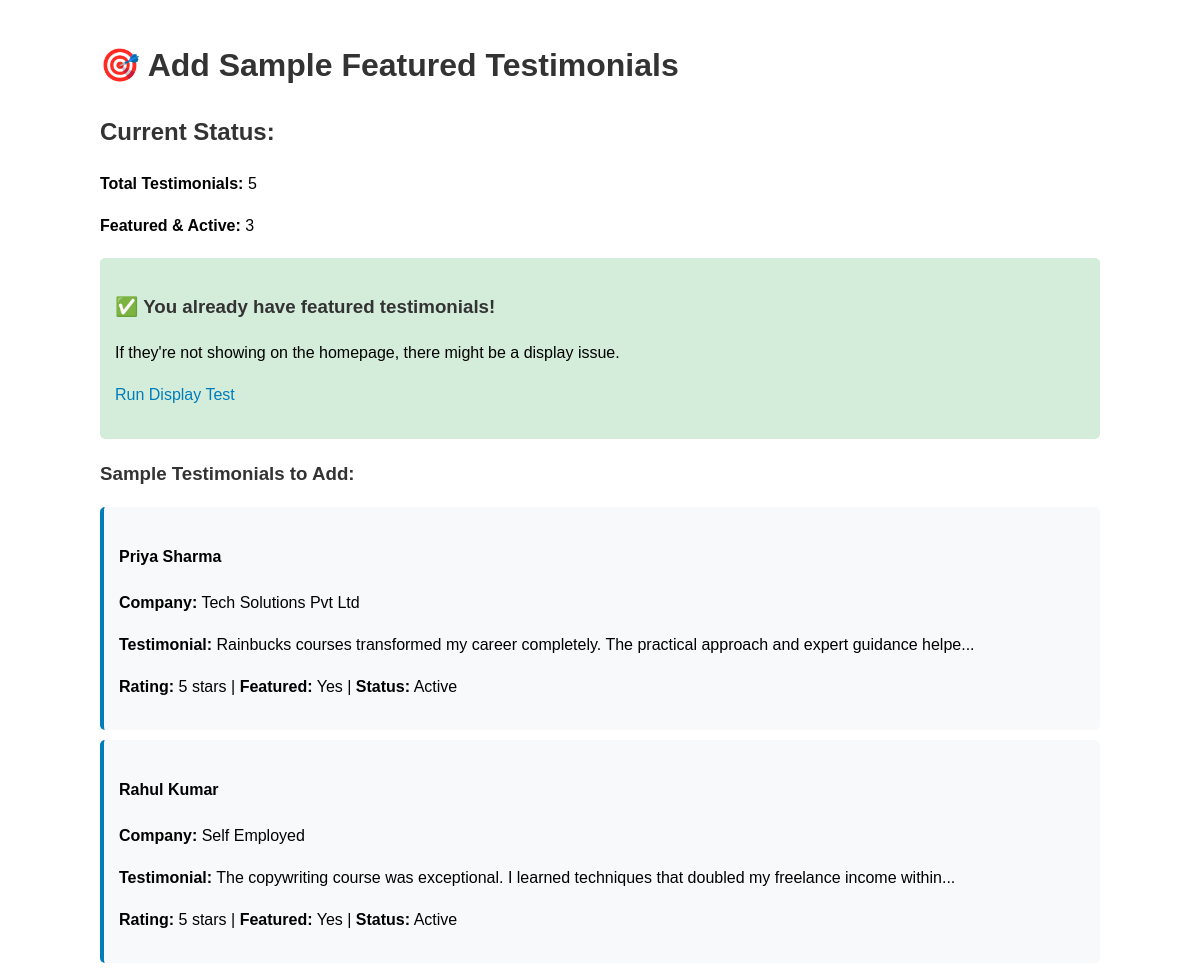
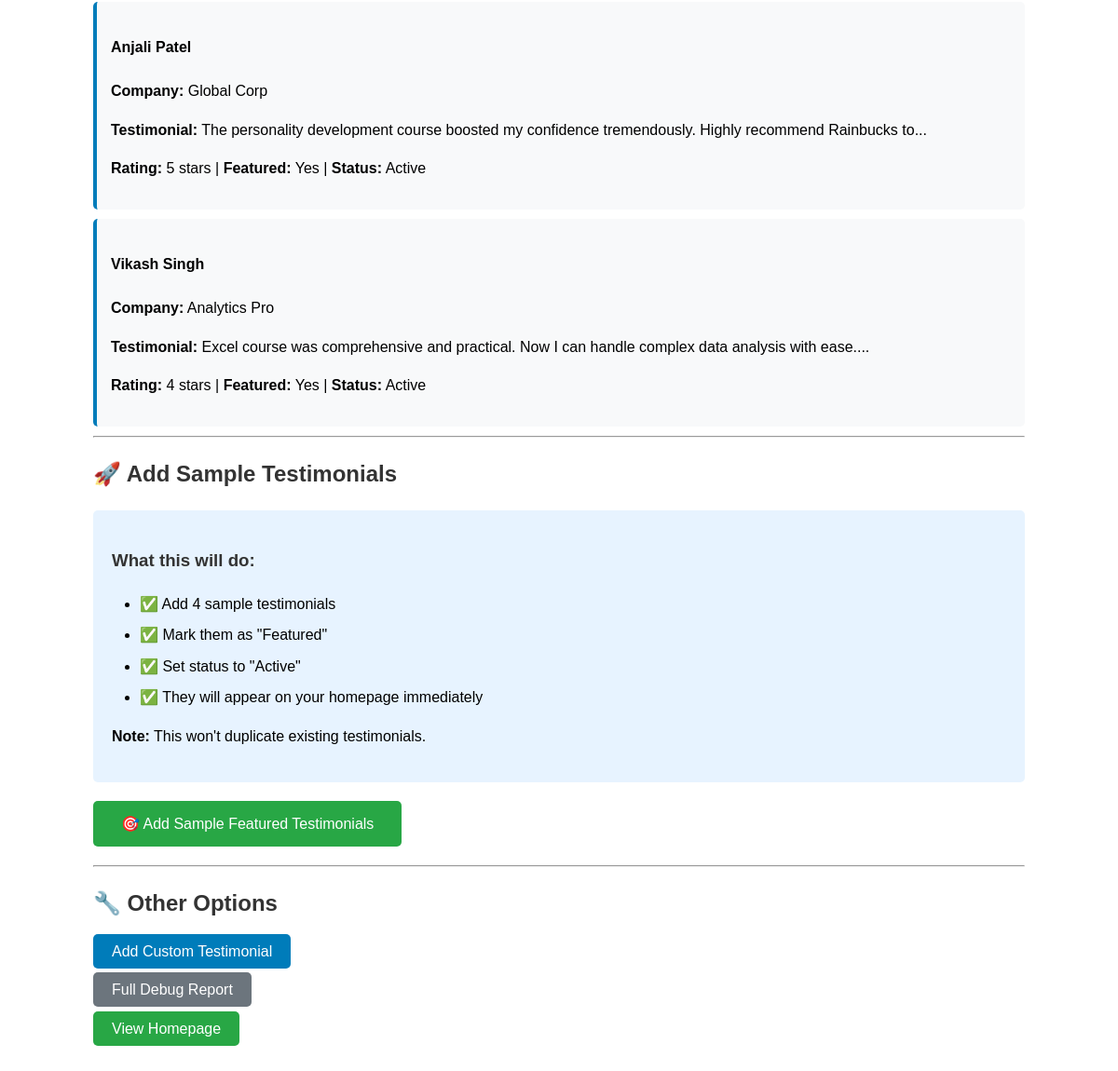
Screenshot of /add_sample_testimonials.php with the database file from the repository (2 pictures, top to bottom).
### tables this page shows
CREATE TABLE `testimonials` (
  `id` int(11) NOT NULL,
  `name` varchar(255) NOT NULL,
  `designation` varchar(255) DEFAULT NULL,
  `company` varchar(255) DEFAULT NULL,
  `testimonial` text NOT NULL,
  `image` varchar(255) DEFAULT NULL,
  `rating` int(11) DEFAULT 5,
  `status` enum('active','inactive') DEFAULT 'active',
  `featured` tinyint(1) DEFAULT 0,
  `sort_order` int(11) DEFAULT 0,
  `created_at` timestamp NULL DEFAULT current_timestamp(),
  `updated_at` timestamp NULL DEFAULT current_timestamp() ON UPDATE current_timestamp()
);

### includes/db.php (called while the page is built, shortened)
<?php
require_once __DIR__ . '/config.php';
try {
    $pdo = new PDO("mysql:host=$host;dbname=$database;charset=utf8mb4", $username, $password);
    $pdo->setAttribute(PDO::ATTR_ERRMODE, PDO::ERRMODE_EXCEPTION);
    $pdo->setAttribute(PDO::ATTR_DEFAULT_FETCH_MODE, PDO::FETCH_ASSOC);
} catch(PDOException $e) {
    error_log("Database Connection Error: " . $e->getMessage());
    die("Database connection failed. Please try again later.");
}
function executeQuery($sql, $params = []) {
    global $pdo;
    try {
        $stmt = $pdo->prepare($sql);
        $stmt->execute($params);
        return $stmt;
    } catch(PDOException $e) {
        error_log("Query Error: " . $e->getMessage());
        throw new Exception("Database query failed");
    }
}
function fetchAll($sql, $params = []) {
    $stmt = executeQuery($sql, $params);
    return $stmt->fetchAll();
}
?>

### add_sample_testimonials.php (the view, shortened to what this page needs)
<?php
require_once 'includes/db.php';
echo "<h1>🎯 Add Sample Featured Testimonials</h1>";
try {
    $sample_testimonials = [
        [
            'name' => 'Priya Sharma',
            'designation' => 'Digital Marketing Manager',
            'company' => 'Tech Solutions Pvt Ltd',
            'testimonial' => 'Rainbucks courses transformed my career completely. The practical approach and expert guidance helped me land my dream job in digital marketing.',
            'rating' => 5,
            'featured' => 1,
            'status' => 'active'
        ],
        [
            'name' => 'Rahul Kumar',
            'designation' => 'Freelance Content Writer',
            'company' => 'Self Employed',
            'testimonial' => 'The copywriting course was exceptional. I learned techniques that doubled my freelance income within 3 months.',
            'rating' => 5,
            'featured' => 1,
            'status' => 'active'
        ],
        [
            'name' => 'Anjali Patel',
            'designation' => 'HR Executive',
            'company' => 'Global Corp',
            'testimonial' => 'The personality development course boosted my confidence tremendously. Highly recommend Rainbucks to everyone.',
            'rating' => 5,
            'featured' => 1,
            'status' => 'active'
        ],
        [
            'name' => 'Vikash Singh',
            'designation' => 'Data Analyst',
            'company' => 'Analytics Pro',
            'testimonial' => 'Excel course was comprehensive and practical. Now I can handle complex data analysis with ease.',
            'rating' => 4,
            'featured' => 1,
            'status' => 'active'
        ]
    ];
    if ($_POST['add_testimonials'] ?? false) {
        echo "<h2>Adding Sample Testimonials...</h2>";
        $sql = "INSERT INTO testimonials (name, designation, company, testimonial, rating, featured, status) VALUES (?, ?, ?, ?, ?, ?, ?)";
        $added_count = 0;
        foreach ($sample_testimonials as $testimonial) {
            try {
                $existing = fetchOne("SELECT id FROM testimonials WHERE name = ?", [$testimonial['name']]);
                if (!$existing) {
                    executeQuery($sql, [
                        $testimonial['name'],
                        $testimonial['designation'],
                        $testimonial['company'],
                        $testimonial['testimonial'],
                        $testimonial['rating'],
                        $testimonial['featured'],
                        $testimonial['status']
                    ]);
                    echo "<p>✅ Added: " . htmlspecialchars($testimonial['name']) . "</p>";
                    $added_count++;
                } else {
                    echo "<p>⚠️ Skipped: " . htmlspecialchars($testimonial['name']) . " (already exists)</p>";
                }
            } catch (Exception $e) {
                echo "<p>❌ Failed to add " . htmlspecialchars($testimonial['name']) . ": " . $e->getMessage() . "</p>";
            }
        }
        echo "<hr>";
        echo "<h2>✅ Process Complete!</h2>";
        echo "<p><strong>Added:</strong> $added_count new testimonials</p>";
        $featured_testimonials = fetchAll("SELECT * FROM testimonials WHERE status = 'active' AND featured = 1");
        echo "<p><strong>Total Featured Testimonials:</strong> " . count($featured_testimonials) . "</p>";
        echo "<h3>🎯 Next Steps:</h3>";
        echo "<ol>";
        echo "<li><a href='index.php' target='_blank'>View Homepage</a> - Check if testimonials appear</li>";
        echo "<li><a href='admin/testimonials.php' target='_blank'>Manage Testimonials</a> - Edit or add more</li>";
        echo "<li><a href='test_testimonials.php' target='_blank'>Test Display</a> - Debug if still not showing</li>";
        echo "</ol>";
    } else {
        echo "<h2>Current Status:</h2>";
        $all_testimonials = fetchAll("SELECT * FROM testimonials");
        $featured_testimonials = fetchAll("SELECT * FROM testimonials WHERE status = 'active' AND featured = 1");
        echo "<p><strong>Total Testimonials:</strong> " . count($all_testimonials) . "</p>";
        echo "<p><strong>Featured & Active:</strong> " . count($featured_testimonials) . "</p>";
        if (!empty($featured_testimonials)) {
            echo "<div style='background: #d4edda; padding: 15px; border-radius: 5px; margin: 20px 0;'>";
            echo "<h3>✅ You already have featured testimonials!</h3>";
            echo "<p>If they're not showing on the homepage, there might be a display issue.</p>";
            echo "<p><a href='test_testimonials.php'>Run Display Test</a></p>";
            echo "</div>";
        } else {
            echo "<div style='background: #fff3cd; padding: 15px; border-radius: 5px; margin: 20px 0;'>";
            echo "<h3>⚠️ No Featured Testimonials Found</h3>";
            echo "<p>Click the button below to add sample testimonials that will appear on your homepage.</p>";
            echo "</div>";
        }
        echo "<h3>Sample Testimonials to Add:</h3>";
        foreach ($sample_testimonials as $testimonial) {
            echo "<div style='background: #f8f9fa; padding: 15px; margin: 10px 0; border-radius: 5px; border-left: 4px solid #007cba;'>";
            echo "<h4>" . htmlspecialchars($testimonial['name']) . "</h4>";
            echo "<p><strong>Company:</strong> " . htmlspecialchars($testimonial['company']) . "</p>";
            echo "<p><strong>Testimonial:</strong> " . htmlspecialchars(substr($testimonial['testimonial'], 0, 100)) . "...</p>";
            echo "<p><strong>Rating:</strong> " . $testimonial['rating'] . " stars | <strong>Featured:</strong> Yes | <strong>Status:</strong> Active</p>";
            echo "</div>";
        }
    }
} catch (Exception $e) {
    echo "<div style='background: #f8d7da; padding: 15px; border-radius: 5px; color: #721c24;'>";
    echo "<h3>❌ Database Error</h3>";
    echo "<p>" . $e->getMessage() . "</p>";
    echo "</div>";
}
?>
<?php if (!($_POST['add_testimonials'] ?? false)): ?>
<hr>
<h2>🚀 Add Sample Testimonials</h2>
<form method="POST" style="margin: 20px 0;">
    <div style="background: #e7f3ff; padding: 20px; border-radius: 5px; margin: 20px 0;">
        <h3>What this will do:</h3>
        <ul>
            <li>✅ Add 4 sample testimonials</li>
            <li>✅ Mark them as "Featured"</li>
            <li>✅ Set status to "Active"</li>
            <li>✅ They will appear on your homepage immediately</li>
        </ul>
        <p><strong>Note:</strong> This won't duplicate existing testimonials.</p>
    </div>
    <button type="submit" name="add_testimonials" value="1"
            style="background: #28a745; color: white; padding: 15px 30px; border: none; border-radius: 5px; font-size: 16px; cursor: pointer;">
        🎯 Add Sample Featured Testimonials
    </button>
</form>
<?php endif; ?>
<hr>
<h2>🔧 Other Options</h2>
<p><a href="admin/testimonials.php?action=add" style="background: #007cba; color: white; padding: 10px 20px; text-decoration: none; border-radius: 5px;">Add Custom Testimonial</a></p>
<p><a href="debug_testimonials.php" style="background: #6c757d; color: white; padding: 10px 20px; text-decoration: none; border-radius: 5px;">Full Debug Report</a></p>
<p><a href="index.php" style="background: #28a745; color: white; padding: 10px 20px; text-decoration: none; border-radius: 5px;">View Homepage</a></p>

### add_sample_testimonials.php (style rules this page uses)
h1, h2, h3 { color: #333; }
a { color: #007cba; text-decoration: none; }
ul, ol { margin: 15px 0; padding-left: 30px; }
li { margin: 8px 0; }

### rows the page displays
testimonials: name "Priya Sharma", company "Tech Solutions Pvt Ltd", testimonial "Rainbucks courses transformed my career completely. The practical approach and expert guidance helpe", rating "5"
testimonials: name "Rahul Kumar", company "Self Employed", testimonial "The copywriting course was exceptional. I learned techniques that doubled my freelance income within", rating "5"
testimonials: name "Anjali Patel", company "Global Corp", testimonial "The personality development course boosted my confidence tremendously. Highly recommend Rainbucks to", rating "5"
testimonials: name "Vikash Singh", company "Analytics Pro", testimonial "Excel course was comprehensive and practical. Now I can handle complex data analysis with ease.", rating "4"

### other values shown
count($all_testimonials) "5"
count($featured_testimonials) "3"
